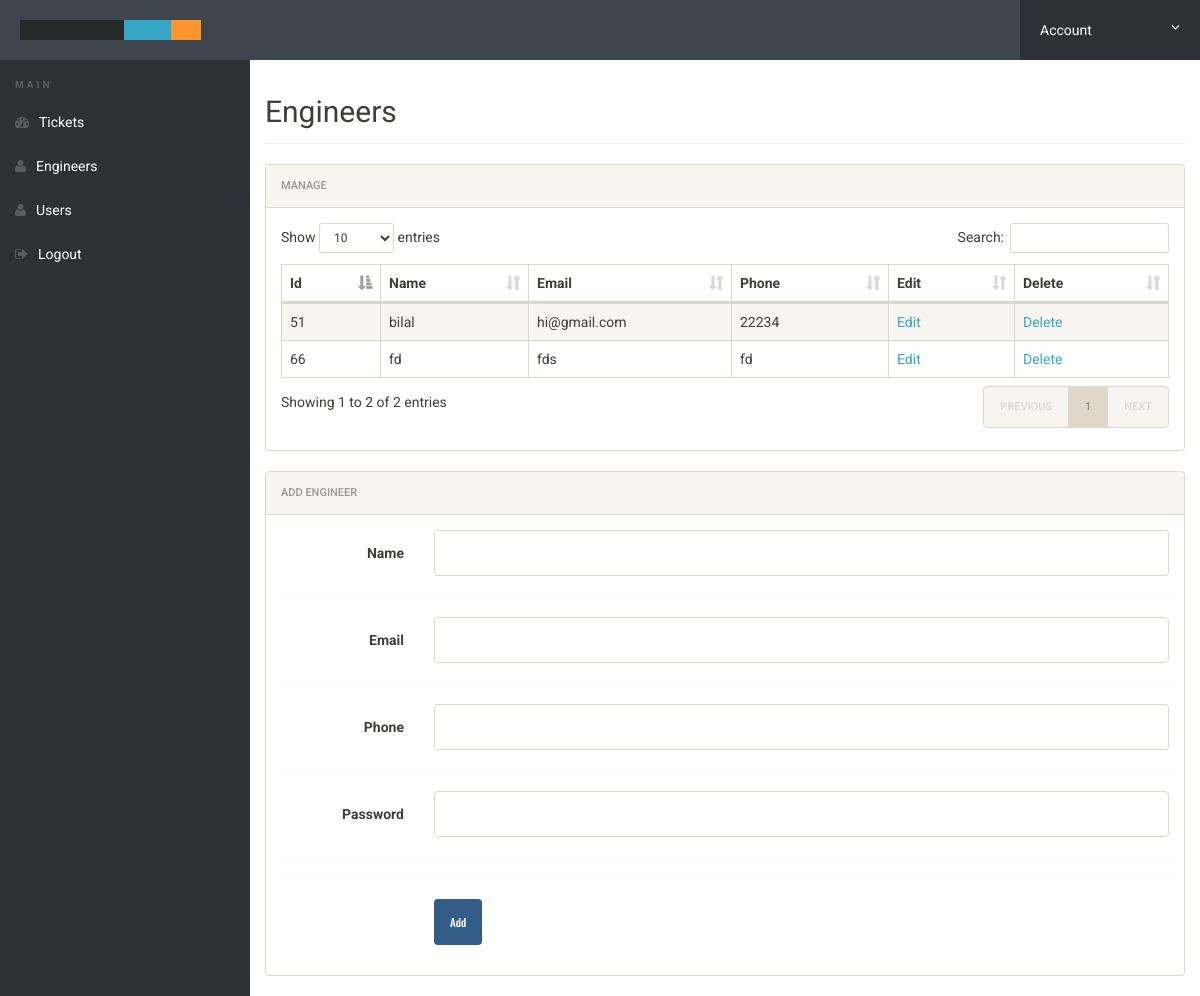
Page /admin/engineers.php (signed in) on the committed database.
### tables this page shows
CREATE TABLE IF NOT EXISTS `user` (
  `id` int(9) NOT NULL AUTO_INCREMENT,
  `name` varchar(255) NOT NULL,
  `phone` varchar(255) NOT NULL,
  `email` varchar(255) NOT NULL,
  `password` varchar(255) NOT NULL,
  `is_active` bit(1) NOT NULL,
  `type` int(2) NOT NULL,
  `datetime` datetime NOT NULL DEFAULT CURRENT_TIMESTAMP,
  PRIMARY KEY (`id`)
);

### admin/engineers.php (the view, shortened to what this page needs)
<?php
include_once("config.php");
include_once("header.php");
?>
<div class="content-wrapper">
			<div class="container-fluid">
				<div class="row">
					<div class="col-md-12">
						<h2 class="page-title">Engineers</h2>
						<div class="panel panel-default">
							<div class="panel-heading">Manage</div>
							<div class="panel-body">
								<table id="zctb" class="display table table-striped table-bordered table-hover" cellspacing="0" width="100%">
									<thead>
										<tr>
											<th>Id</th>
											<th>Name</th>
											<th>Email</th>
											<th>Phone</th>
											<th>Edit</th>
											<th>Delete</th>
										</tr>
									</thead>
									<tbody>
									<?php
									$sql = "SELECT * FROM user where type='2' and is_active='1'";
									$result = mysqli_query($conn, $sql);
								    while($row = mysqli_fetch_assoc($result)) {
										echo '<tr>
										<td>'.$row["id"].'</td>';
										echo '<td>'.$row["name"].'</td>';
										echo '<td>'.$row["email"].'</td>';
										echo '<td>'.$row["phone"].'</td>';
										echo '<td><a target="_blank" href="editengineer.php?id='.$row["id"].'">Edit</a></td>';
										echo '<td><a href="deleteengineer.php?id='.$row["id"].'">Delete</a></td></tr>';
										}
									?>
									</tbody>
								</table>
							</div>
						</div>
						</div>
					</div>
					<div class="row">
							<div class="col-md-12">
								<div class="panel panel-default">
									<div class="panel-heading">Add Engineer</div>
									<div class="panel-body">
										<form method="POST" class="form-horizontal" enctype="multipart/form-data">
											<div class="form-group">
												<label class="col-sm-2 control-label">Name</label>
												<div class="col-sm-10">
													<input type="text" class="form-control" name="name" required/>
												</div>
											</div>
											<div class="hr-dashed"></div>
											<div class="form-group">
												<label class="col-sm-2 control-label">Email</label>
												<div class="col-sm-10">
													<input type="email" class="form-control" name="email" required/>
												</div>
											</div>
											<div class="hr-dashed"></div>
											<div class="form-group">
												<label class="col-sm-2 control-label">Phone</label>
												<div class="col-sm-10">
													<input type="text" class="form-control" name="phone" required/>
												</div>
											</div>
											<div class="hr-dashed"></div>
											<div class="form-group">
												<label class="col-sm-2 control-label">Password</label>
												<div class="col-sm-10">
													<input type="password" class="form-control" name="password" required/>
												</div>
											</div>
											<div class="hr-dashed"></div>
											<div class="hr-dashed"></div>
											<div class="form-group">
												<label class="col-sm-2 control-label"></label>
												<div class="col-sm-10">
													<button class="btn btn-primary" type="submit" name="addEngineer_button">Add</button>
												</div>
											</div>
										</form>
									</div>
								</div>
							</div>
							</div>
				</div>
			</div>
		</div>
<?php
include_once("footer.php");
?>

### admin/css/style.css (style rules this page uses)
html { font-size: 14px; }
@media only screen and (min-width: 480px) { html { font-size: 17px; } }
@media only screen and (min-width: 768px) { html { font-size: 14px; } }
body { font-size: 1em; }
a { color: #37a6c4; }
.btn { font-family: 'Oswald', sans-serif; }
.hr-dashed { background-color: transparent; border-top: 1px dotted #edf0f5; color: transparent; height: 1px; margin: 20px 0; }
.panel { overflow: hidden; }
.btn { text-transform: none; }
.page-title { padding-bottom: 15px; margin-bottom: 20px; border-bottom: 1px solid #f0f0f0; }
.ts-main-content .content-wrapper { padding-top: 15px; margin-top: 60px; }
@media only screen and (min-width: 992px) { .ts-main-content .content-wrapper { margin-left: 250px; } }

### rows in the picture
user: id "51", name "bilal", email "hi@gmail.com", phone "22234"
user: id "66", name "fd", email "fds", phone "fd"
